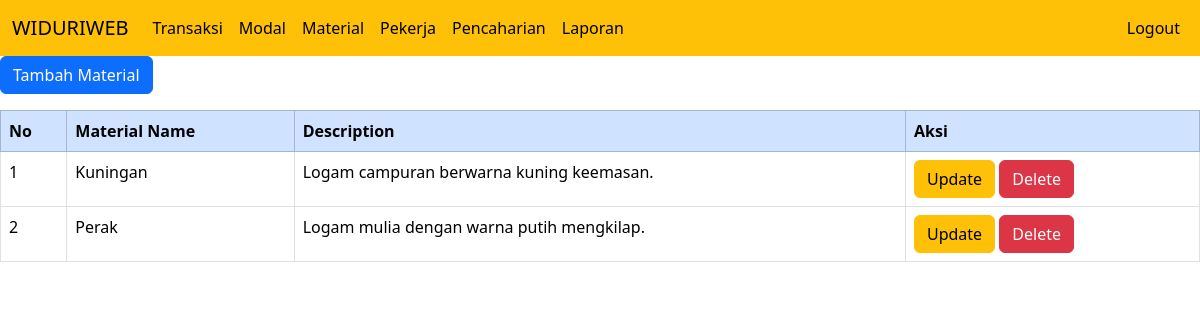
The app's page /material.php with its own data.
### tables this page shows
CREATE TABLE `material` (
  `id_material` int NOT NULL,
  `material_name` varchar(50) NOT NULL,
  `description` text
);

### material.php (the view, shortened to what this page needs)
<!DOCTYPE html>
<html lang="en">
<head>
    <link href="https://cdn.jsdelivr.net/npm/bootstrap@5.3.2/dist/css/bootstrap.min.css" rel="stylesheet">
</head>
<body>
<div>
 <nav class="navbar navbar-expand-lg bg-warning">
  <div class="container-fluid">
    <a class="navbar-brand" href="home.php">WIDURIWEB</a>
    <div class="collapse navbar-collapse" id="navbarNav">
      <ul class="navbar-nav me-auto">
        <li class="nav-item">
          <a class="nav-link active" href="transaksi.php">Transaksi</a>
        </li>
        <li class="nav-item">
          <a class="nav-link active" href="modal.php">Modal</a>
        </li>
        <li class="nav-item">
          <a class="nav-link active" href="material.php">Material</a>
        </li>
        <li class="nav-item">
          <a class="nav-link active" href="pekerja.php">Pekerja</a>
        </li>
        <li class="nav-item">
          <a class="nav-link active" href="pencaharian.php">Pencaharian</a>
        </li>
        <li class="nav-item">
          <a class="nav-link active" href="laporan.php">Laporan</a>
        </li>
      </ul>
      <ul class="navbar-nav">
        <li class="nav-item">
          <a class="nav-link active" href="index.php">Logout</a>
        </li>
      </ul>
    </div>
  </div>
</nav>
<a href="create_material.php" class="btn btn-primary" role="button">Tambah Material</a>
<?php
    include "koneksi.php";
?>
<table class="my-3 table table-bordered">
    <thead>
        <tr class="table-primary">
            <th>No</th>
            <th>Material Name</th>
            <th>Description</th>
            <th colspan="2">Aksi</th>
        </tr>
    </thead>
    <tbody>
        <?php
        $sql = "SELECT * FROM material ORDER BY id_material DESC";
        $hasil = mysqli_query($kon, $sql);
        $no = 0;
        while ($data = mysqli_fetch_array($hasil)) {
            $no++;
        ?>
            <tr>
                <td><?php echo $no; ?></td>
                <td><?php echo $data["material_name"]; ?></td>
                <td><?php echo $data["description"]; ?></td>
                <td>
                    <a href="update_material.php?id_material=<?php echo htmlspecialchars($data['id_material']); ?>" class="btn btn-warning" role="button">Update</a>
                    <a href="<?php echo htmlspecialchars($_SERVER["PHP_SELF"]); ?>?id_material=<?php echo $data['id_material']; ?>" class="btn btn-danger" role="button">Delete</a>
                </td>
            </tr>
        <?php
        }
        ?>
    </tbody>
</table>
</div>
</body>
</html>

### records on screen
material: material_name "Kuningan", description "Logam campuran berwarna kuning keemasan."
material: material_name "Perak", description "Logam mulia dengan warna putih mengkilap."
